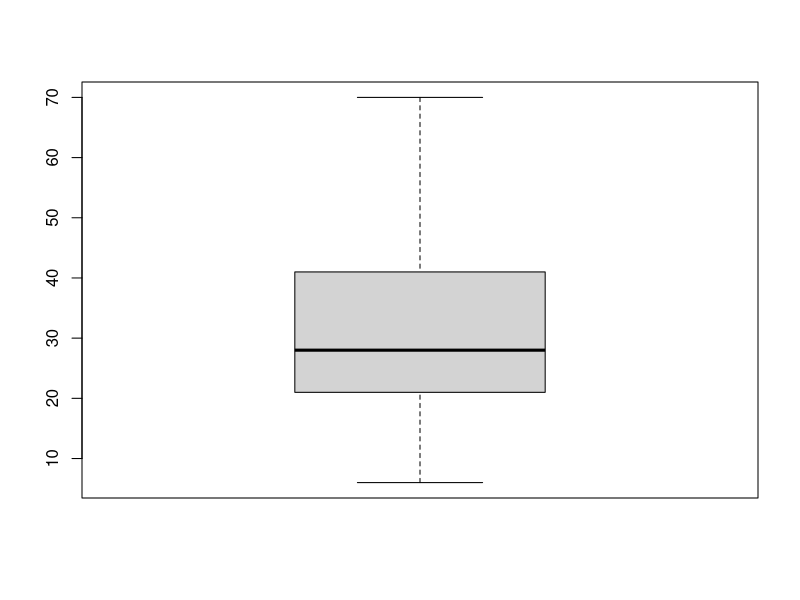
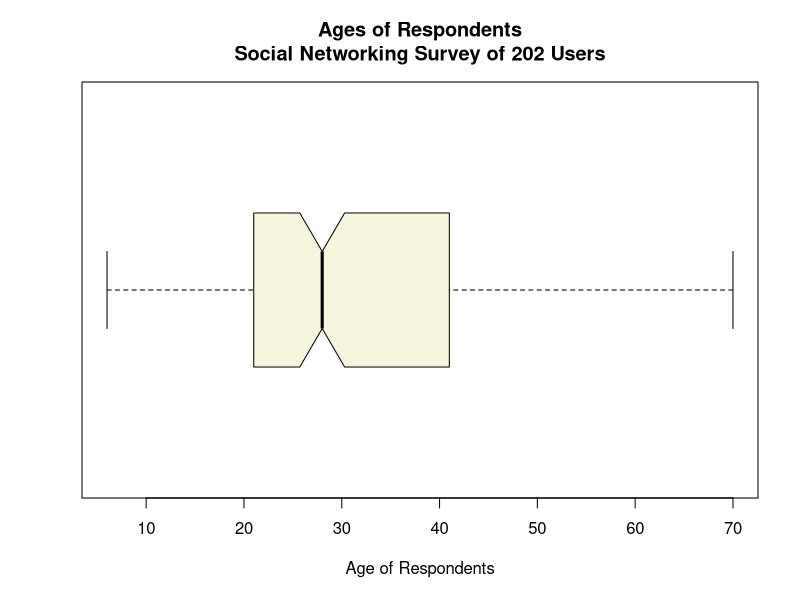

Source code (R) for these figures, in order:
# Up and Running with R
# Ex03_03
# Creating box plots for quantitative variables

# Use dataset "social_network.csv" which records the
# gender and age of 202 online survey respondents
# along with their preferred social networking site
# and an estimate of how many times they log in
# per week.

# Create data frame "sn" from CSV file w/headers
sn <- read.csv("social_network.csv", header = T)

# Make boxplots of Age and Times using the defaults
boxplot(sn$Age)

# Add title, colors, etc.
boxplot(sn$Age,
        col = "beige",
        notch = T,
        horizontal = T,
        main = "Ages of Respondents\nSocial Networking Survey of 202 Users",
        xlab = "Age of Respondents")